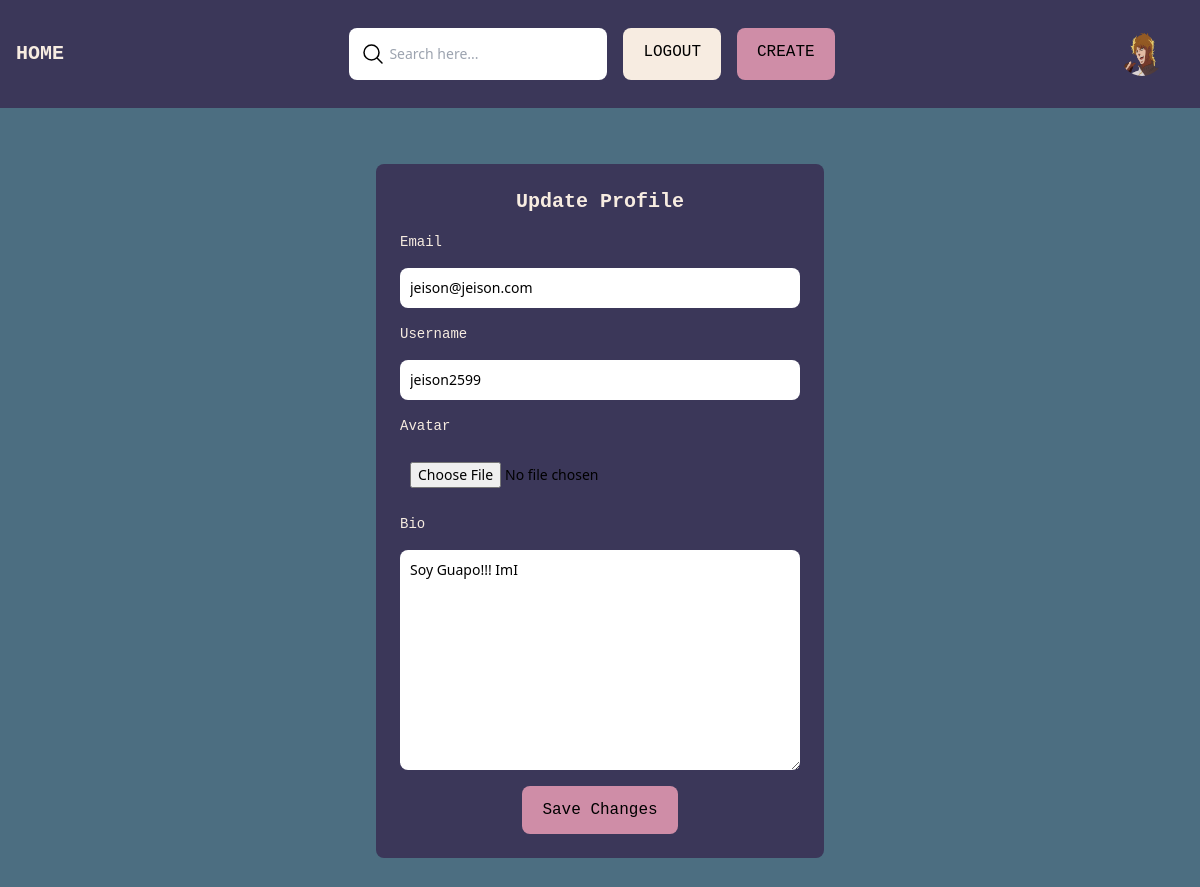
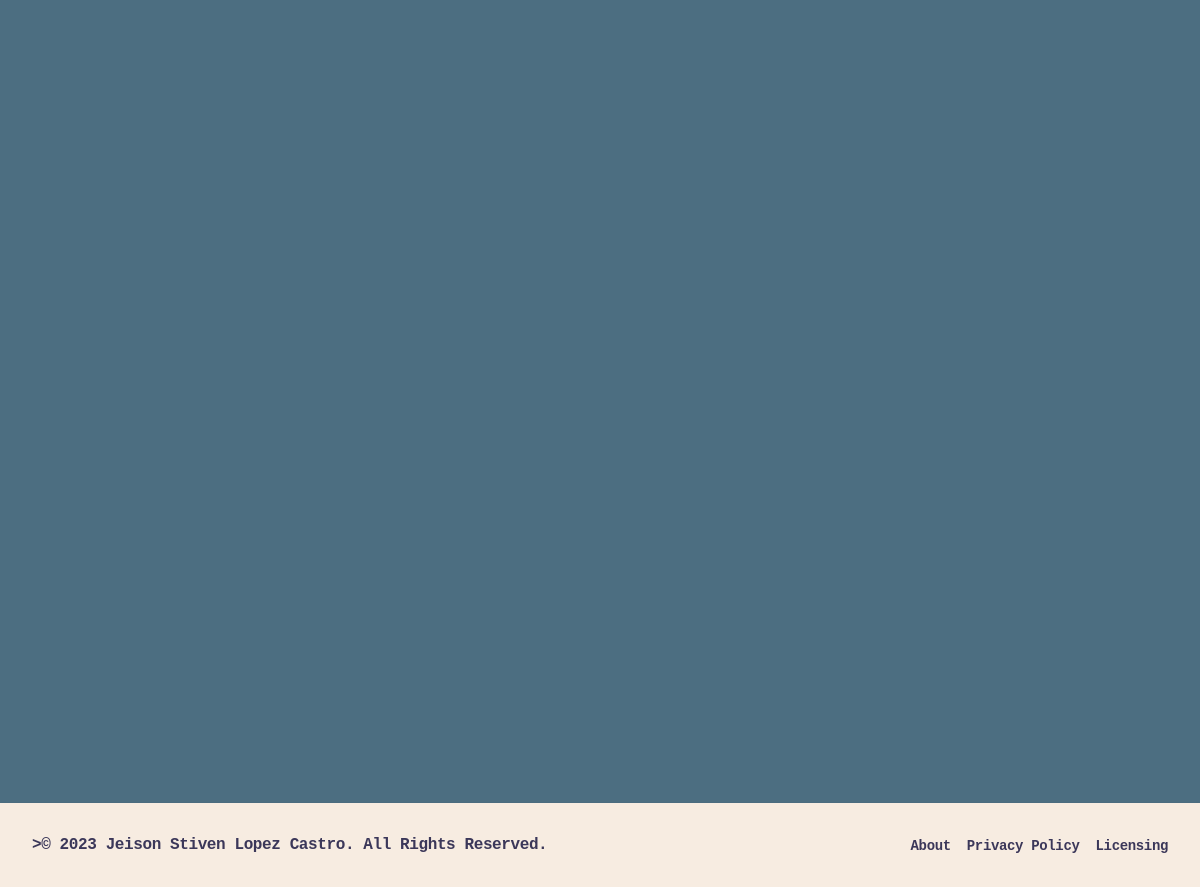
/users/update_profile/ (signed in), run on the app's committed database (2 pictures, top to bottom).
### users/models.py (models this page shows)
class User(AbstractBaseUser, PermissionsMixin):
    email = models.EmailField(blank=False, unique=True)
    username = models.CharField(unique=True, max_length=50)
    bio = models.TextField(blank=True)
    avatar = models.ImageField(default='avatar.jpg')
    is_active = models.BooleanField(default=True)
    is_superuser = models.BooleanField(default=False)
    is_staff = models.BooleanField(default=False)
    date_join = models.DateTimeField(default=timezone.now)
    objects = CustomUserManager()
    USERNAME_FIELD = "email"
    EMAIL_FIELD = "email"
    REQUIRED_FIELDS = []

### users/views.py (the view, shortened to what this page needs)
# urls.py: path('update_profile/', views.update_profile, name='update_profile'),
@login_required
def update_profile(request):
    user = request.user
    form = UpdateUserForm(instance=user)
    return render(request, 'users/update_profile.html', {"form": form})

### users/forms.py
class UpdateUserForm(ModelForm):
    avatar = ImageField(widget=FileInput)
    class Meta:
        model = User
        fields = ['email', 'username', 'avatar', 'bio']
    def __init__(self, *args, **kwargs):
        super(UpdateUserForm, self).__init__(*args, **kwargs)
        self.fields['email'].widget.attrs['class'] = "text-negro text-sm rounded-lg block w-full p-2.5 placeholder-gray-400"
        self.fields['username'].widget.attrs['class'] = "text-negro text-sm rounded-lg block w-full p-2.5 placeholder-gray-400"
        self.fields['avatar'].widget.attrs['class'] = "text-negro text-sm rounded-lg block w-full p-2.5 placeholder-gray-400"
        self.fields['bio'].widget.attrs['class'] = "text-negro text-sm rounded-lg block w-full p-2.5 placeholder-gray-400"
        self.fields['email'].widget.attrs['placeholder'] = "Email"
        self.fields['username'].widget.attrs['placeholder'] = "Username"
        self.fields['bio'].widget.attrs['placeholder'] = "Something about you..."

### templates/users/update_profile.html (shortened to what this page needs)
{% extends "index.html" %}
{% block content %}
    <div class="mt-6 flex flex-col items-center justify-center px-6 py-8 mx-auto">
        <div class="w-full rounded-lg max-w-md bg-oscuro">
            <div class="p-6 space-y-4">
                <h1 class="text-xl text-center font-mono font-semibold text-claro">Update Profile</h1>
                <form class="space-y-4" method="POST" enctype="multipart/form-data">
                    {% for field in form %}
                        <div>
                            <label class="block mb-2 text-sm font-mono text-claro"> {{field.label}} </label>
                        </div>
                        {{field}}
                    {% endfor %}
                    <div class="text-center">
                        <button type="submit" class="px-5 py-3 font-mono text-center text-negro rounded-lg bg-rosa">Save Changes</button>
                    </div>
                </form>
            </div>
        </div>
    </div>
{% endblock %}

### templates/navbar.html (shortened to what this page needs)
<nav class="bg-oscuro px-4 py-3">
    <div class="flex justify-between items-center">
        <a href="/" class="text-xl  font-semibold font-mono text-claro">HOME</a>
        <div class="hidden m-2 md:flex">
            <form class="m-2" method="GET" action="{% url 'search' %}">
                <div class="relative">
                    <div class="absolute inset-y-0 left-0 flex items-center pl-3">
                        <svg xmlns="http://www.w3.org/2000/svg" fill="none" viewBox="0 0 24 24" stroke-width="1.5" stroke="currentColor" class="w-6 h-6">
                            <path stroke-linecap="round" stroke-linejoin="round" d="M21 21l-5.197-5.197m0 0A7.5 7.5 0 105.196 5.196a7.5 7.5 0 0010.607 10.607z" />
                        </svg>
                    </div>
                    <input  name="query" class="block w-full p-4 pl-10 text-sm rounded-lg" placeholder="Search here...">
                </div>
            </form>
            {% if request.user.is_authenticated %}
                <a href="{% url 'logout_user' %}" class="px-5 py-3 m-2 block font-mono font-semiblod text-negro rounded-lg bg-claro">
                    LOGOUT
                </a>
                <a href="{% url 'create_room' %}" class="px-5 py-3 m-2 block font-mono font-semiblod text-negro rounded-lg bg-rosa">
                    CREATE
                </a>
            {% endif %}
        </div>
        <div class="flex">
            {% if request.user.is_authenticated %}
                <a href="{% url 'my_profile' %}" class="mr-5">
                    <img  class="w-11 h-11 rounded-full" src="{{ user.avatar.url }}" alt="{{ user.username }}">
                </a>
            {% endif %}
        </div>
    </div>
</nav>

### data on the page
User: avatar (picture), form "jeison@jeison.com" "jeison2599" "Soy Guapo!!! ImI"

### other printed values
{{ field.label }} "Email" "Username" "Avatar" "Bio"
